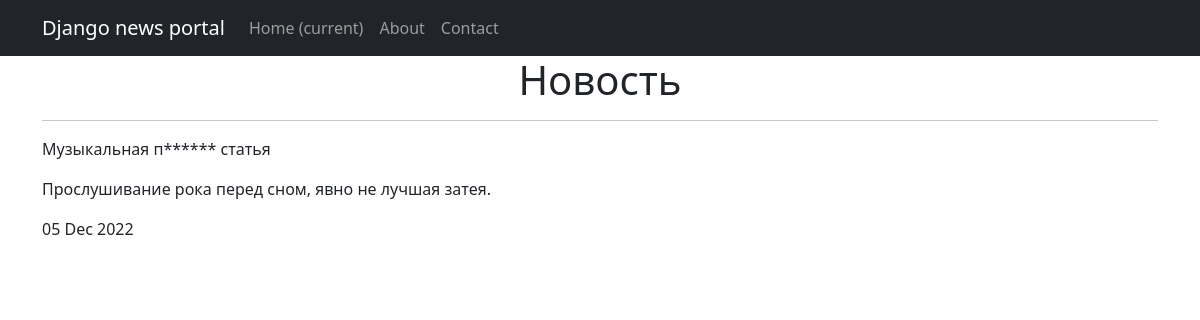
The page /news/2 on the database its author committed.
### news/models.py (models this page shows, shortened)
class Post(models.Model):
    article = 'a'
    news = 'n'
    POST_TYPE = [
        (article, "Статья"),
        (news, "Новость")
    ]
    author = models.ForeignKey(Author, on_delete=models.CASCADE)
    post_type = models.CharField(max_length=1, choices=POST_TYPE, default=article)
    created = models.DateTimeField(auto_now_add=True)
    cats = models.ManyToManyField(Category, through='PostCategory')
    title = models.CharField(max_length=256)
    text = models.TextField()
    rating = models.IntegerField(default=0)

### news/views.py (the view)
# urls.py: path('<int:pk>', NewsDetail.as_view()),
class NewsDetail(DetailView):
    model = Post
    template_name = 'new.html'
    context_object_name = 'news'

### news/templatetags/custom_filters.py (called while the page is built)
@register.filter(name='censor')
def censor(text):
    for word in UNWANTED_WORDS:
        if word in text:
            text = text.replace(word[1:len(word)], f'{len(word) * "*"}')
    return text

### templates/new.html (shortened to what this page needs)
{% extends 'flatpages/default.html' %}
{% load custom_filters %}
{% block content %}
<h1>Новость</h1>
<hr>
    <p style="text-align: left;">{{ news.title|censor }}</p>
    <p style="text-align: left;">{{ news.text|censor }}</p>
    <p style="text-align: left;">{{ news.created|date:'d M Y' }}</p>
{% endblock content %}

### rows shown on the page
Post: title|censor "Музыкальная п****** статья", text|censor "Прослушивание рока перед сном, явно не лучшая затея.", created "05 Dec 2022"
